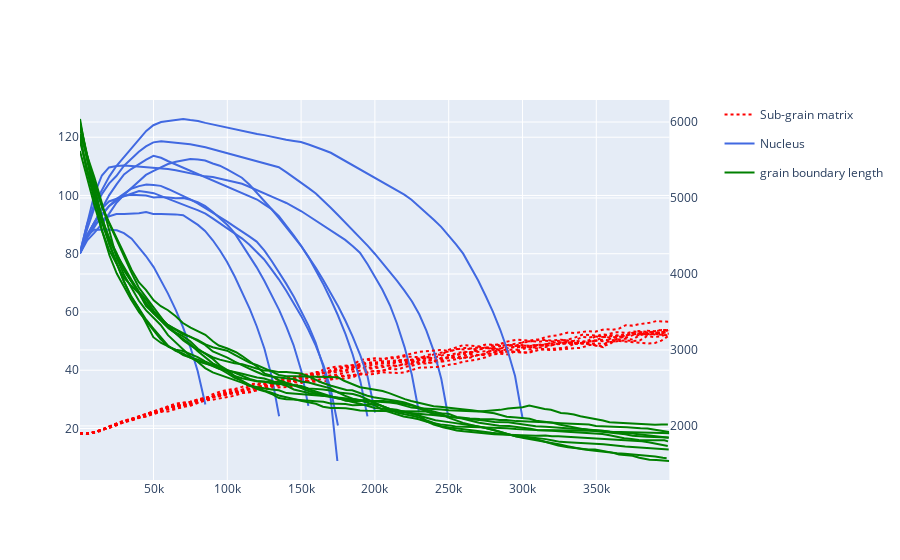

The notebook cell this image was saved under:
### Code cell
fig = FigureWidget()
fig = make_subplots(specs=[[{"secondary_y": True}]])
for idx, (t_i, r_n, r_s, gb) in enumerate(zip(t_f[0], r_nucs_f[0], r_subs_f[0], gb_f[0])):
    fig.add_scatter(x=t_i, y=r_s, name="Sub-grain matrix", legendgroup="sub-grain matrix", showlegend=idx == 0, line_dash="dot",line=dict(color="red"),secondary_y=False)
    fig.add_scatter(x=t_i, y=r_n, name="Nucleus", legendgroup="nucleus", showlegend=idx == 0,line=dict(color="royalblue"),secondary_y=False)
    fig.add_scatter(x=t_i, y=gb, name="grain boundary length", legendgroup="grain boundary length", showlegend=idx == 0,line=dict(color="green"), secondary_y=True)
for rn_idx in range(1,10):
    for idx, (t_i, r_n, r_s,gb) in enumerate(zip(t_f[rn_idx], r_nucs_f[rn_idx], r_subs_f[rn_idx],gb_f[rn_idx])):
        fig.add_scatter(x=t_i, y=r_s, name="sub grain matrix", legendgroup="sub-grain matrix",showlegend=False, line_dash="dot",line=dict(color="red"))
        fig.add_scatter(x=t_i, y=r_n, name="nucleus", legendgroup="nucleus",showlegend=False, line=dict(color="royalblue"))
        fig.add_scatter(x=t_i, y=gb, name="grain boundary length", legendgroup="grain boundary length", showlegend=False,line=dict(color="green"), secondary_y=True)
        
fig
